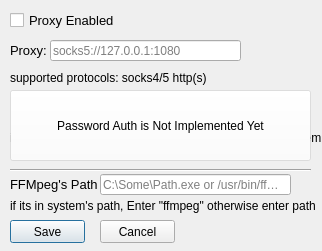
<?xml version="1.0" encoding="UTF-8"?>
<ui version="4.0">
 <class>Dialog</class>
 <widget class="QDialog" name="Dialog">
  <property name="geometry">
   <rect>
    <x>0</x>
    <y>0</y>
    <width>322</width>
    <height>251</height>
   </rect>
  </property>
  <property name="windowTitle">
   <string>Settings</string>
  </property>
  <widget class="QLabel" name="label">
   <property name="geometry">
    <rect>
     <x>10</x>
     <y>40</y>
     <width>61</width>
     <height>21</height>
    </rect>
   </property>
   <property name="font">
    <font>
     <pointsize>10</pointsize>
    </font>
   </property>
   <property name="text">
    <string>Proxy:</string>
   </property>
  </widget>
  <widget class="QLabel" name="label_2">
   <property name="geometry">
    <rect>
     <x>10</x>
     <y>70</y>
     <width>331</width>
     <height>16</height>
    </rect>
   </property>
   <property name="text">
    <string>supported protocols: socks4/5 http(s)</string>
   </property>
  </widget>
  <widget class="QCheckBox" name="proxyenabled">
   <property name="geometry">
    <rect>
     <x>10</x>
     <y>10</y>
     <width>141</width>
     <height>21</height>
    </rect>
   </property>
   <property name="font">
    <font>
     <pointsize>10</pointsize>
    </font>
   </property>
   <property name="text">
    <string>Proxy Enabled</string>
   </property>
  </widget>
  <widget class="QLabel" name="label_3">
   <property name="geometry">
    <rect>
     <x>10</x>
     <y>100</y>
     <width>61</width>
     <height>21</height>
    </rect>
   </property>
   <property name="font">
    <font>
     <pointsize>10</pointsize>
    </font>
   </property>
   <property name="text">
    <string>Proxy User</string>
   </property>
  </widget>
  <widget class="QLabel" name="label_4">
   <property name="geometry">
    <rect>
     <x>10</x>
     <y>130</y>
     <width>331</width>
     <height>16</height>
    </rect>
   </property>
   <property name="text">
    <string>if your proxy has not accounting, leave user pass fields empty</string>
   </property>
  </widget>
  <widget class="QLabel" name="label_5">
   <property name="geometry">
    <rect>
     <x>160</x>
     <y>100</y>
     <width>61</width>
     <height>21</height>
    </rect>
   </property>
   <property name="font">
    <font>
     <pointsize>10</pointsize>
    </font>
   </property>
   <property name="text">
    <string>Proxy Pass</string>
   </property>
  </widget>
  <widget class="QLineEdit" name="proxyurl">
   <property name="geometry">
    <rect>
     <x>50</x>
     <y>40</y>
     <width>191</width>
     <height>21</height>
    </rect>
   </property>
   <property name="placeholderText">
    <string>socks5://127.0.0.1:1080</string>
   </property>
  </widget>
  <widget class="QLineEdit" name="proxyusername">
   <property name="geometry">
    <rect>
     <x>80</x>
     <y>100</y>
     <width>61</width>
     <height>21</height>
    </rect>
   </property>
   <property name="placeholderText">
    <string>admin</string>
   </property>
  </widget>
  <widget class="QLineEdit" name="proxypassword">
   <property name="geometry">
    <rect>
     <x>230</x>
     <y>100</y>
     <width>61</width>
     <height>21</height>
    </rect>
   </property>
   <property name="placeholderText">
    <string>Shark1234</string>
   </property>
  </widget>
  <widget class="Line" name="line">
   <property name="geometry">
    <rect>
     <x>10</x>
     <y>162</y>
     <width>301</width>
     <height>16</height>
    </rect>
   </property>
   <property name="orientation">
    <enum>Qt::Horizontal</enum>
   </property>
  </widget>
  <widget class="QPushButton" name="savesettings">
   <property name="geometry">
    <rect>
     <x>10</x>
     <y>220</y>
     <width>75</width>
     <height>23</height>
    </rect>
   </property>
   <property name="text">
    <string>Save</string>
   </property>
  </widget>
  <widget class="QPushButton" name="cancel">
   <property name="geometry">
    <rect>
     <x>100</x>
     <y>220</y>
     <width>75</width>
     <height>23</height>
    </rect>
   </property>
   <property name="text">
    <string>Cancel</string>
   </property>
  </widget>
  <widget class="QPushButton" name="pushButton">
   <property name="geometry">
    <rect>
     <x>10</x>
     <y>90</y>
     <width>301</width>
     <height>71</height>
    </rect>
   </property>
   <property name="styleSheet">
    <string notr="true">background-color: rgba(255, 255, 255, 100);</string>
   </property>
   <property name="text">
    <string>Password Auth is Not Implemented Yet</string>
   </property>
  </widget>
  <widget class="QLabel" name="label_6">
   <property name="geometry">
    <rect>
     <x>10</x>
     <y>198</y>
     <width>331</width>
     <height>16</height>
    </rect>
   </property>
   <property name="text">
    <string>if its in system's path, Enter &quot;ffmpeg&quot; otherwise enter path</string>
   </property>
  </widget>
  <widget class="QLabel" name="label_7">
   <property name="geometry">
    <rect>
     <x>10</x>
     <y>174</y>
     <width>91</width>
     <height>21</height>
    </rect>
   </property>
   <property name="font">
    <font>
     <pointsize>10</pointsize>
    </font>
   </property>
   <property name="text">
    <string>FFMpeg's Path</string>
   </property>
  </widget>
  <widget class="QLineEdit" name="ffmpegpath">
   <property name="geometry">
    <rect>
     <x>100</x>
     <y>174</y>
     <width>191</width>
     <height>21</height>
    </rect>
   </property>
   <property name="readOnly">
    <bool>false</bool>
   </property>
   <property name="placeholderText">
    <string>C:\Some\Path.exe or /usr/bin/ffmpeg</string>
   </property>
  </widget>
 </widget>
 <resources/>
 <connections>
  <connection>
   <sender>cancel</sender>
   <signal>clicked()</signal>
   <receiver>Dialog</receiver>
   <slot>close()</slot>
   <hints>
    <hint type="sourcelabel">
     <x>137</x>
     <y>191</y>
    </hint>
    <hint type="destinationlabel">
     <x>160</x>
     <y>106</y>
    </hint>
   </hints>
  </connection>
 </connections>
</ui>
